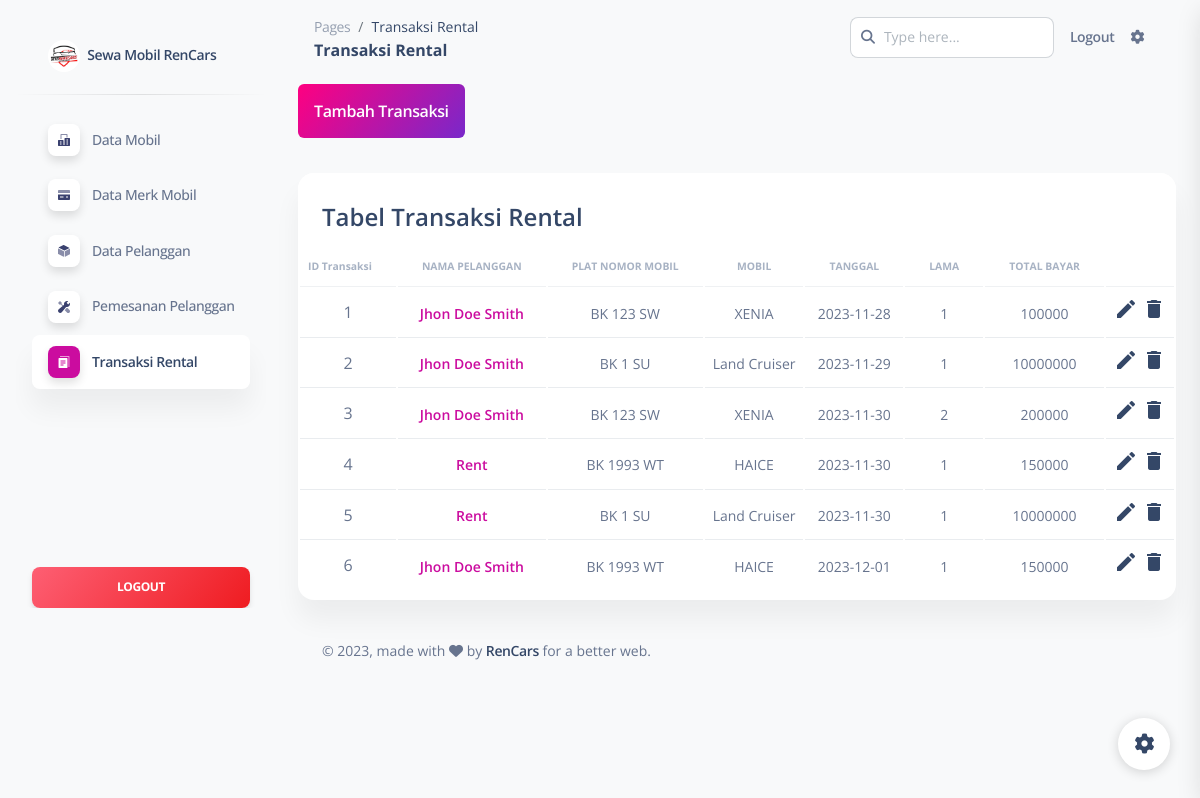
The app's page /admin/pages/transaksi.php (signed in) with its own data.
### tables this page shows
CREATE TABLE `transaksi` (
  `id_transaksi` int(11) NOT NULL,
  `pelanggan` varchar(20) DEFAULT NULL,
  `plat_mobil` char(10) DEFAULT NULL,
  `tanggal` date DEFAULT NULL,
  `lama` int(11) DEFAULT NULL,
  `total_bayar` int(11) DEFAULT NULL
);

CREATE TABLE `pelanggan` (
  `nik` varchar(20) NOT NULL,
  `nama_pelanggan` varchar(50) DEFAULT NULL,
  `alamat` varchar(50) DEFAULT NULL,
  `no_hp` varchar(20) DEFAULT NULL,
  `kode_unik` varchar(20) DEFAULT NULL
);

CREATE TABLE `mobil` (
  `plat_nomor` char(10) NOT NULL,
  `id_merk` int(11) DEFAULT NULL,
  `nama_mobil` varchar(50) DEFAULT NULL,
  `tahun_produksi` year(4) DEFAULT NULL,
  `harga` int(11) DEFAULT NULL
);

### admin/pages/transaksi.php (the view, shortened to what this page needs)
<?php
require "functions/functions.php";
$query = "SELECT * FROM transaksi, pelanggan, mobil
            WHERE transaksi.pelanggan = pelanggan.nik AND
            transaksi.plat_mobil = mobil.plat_nomor
            ORDER BY transaksi.tanggal";
$hasil = $conn->query($query);
?>
<!DOCTYPE html>
<html lang="en">
<head>
    <link href="../assets/css/nucleo-icons.css" rel="stylesheet" />
    <link href="../assets/css/nucleo-svg.css" rel="stylesheet" />
    <link href="../assets/css/nucleo-svg.css" rel="stylesheet" />
    <link id="pagestyle" href="../assets/css/soft-ui-dashboard.css?v=1.0.7" rel="stylesheet" />
</head>
<body class="g-sidenav-show  bg-gray-100">
    <aside class="sidenav navbar navbar-vertical navbar-expand-xs border-0 border-radius-xl my-3 fixed-start ms-3 mb-10" id="sidenav-main">
        <div class="sidenav-header">
            <a class="navbar-brand m-0" href="">
                <img src="../assets/img/logo.jpg" class="navbar-brand-img h-100 rounded-circle" alt="main_logo">
                <span class="ms-1 font-weight-bold">Sewa Mobil RenCars</span>
            </a>
        </div>
        <hr class="horizontal dark mt-0">
        <div class="collapse navbar-collapse  w-auto " id="sidenav-collapse-main">
            <ul class="navbar-nav">
                <li class="nav-item">
                    <a class="nav-link" href="mobil.php">
                        <div class="icon icon-shape icon-sm shadow border-radius-md bg-white text-center me-2 d-flex align-items-center justify-content-center">
                        </div>
                        <span class="nav-link-text ms-1">Data Mobil</span>
                    </a>
                </li>
                <li class="nav-item">
                    <a class="nav-link" href="merk.php">
                        <div class="icon icon-shape icon-sm shadow border-radius-md bg-white text-center me-2 d-flex align-items-center justify-content-center">
                        </div>
                        <span class="nav-link-text ms-1">Data Merk Mobil</span>
                    </a>
                </li>
                <li class="nav-item">
                    <a class="nav-link" href="pelanggan.php">
                        <div class="icon icon-shape icon-sm shadow border-radius-md bg-white text-center me-2 d-flex align-items-center justify-content-center">
                        </div>
                        <span class="nav-link-text ms-1">Data Pelanggan</span>
                    </a>
                </li>
                <li class="nav-item">
                    <a class="nav-link  " href="pesan.php">
                        <div class="icon icon-shape icon-sm shadow border-radius-md bg-white text-center me-2 d-flex align-items-center justify-content-center">
                        </div>
                        <span class="nav-link-text ms-1">Pemesanan Pelanggan</span>
                    </a>
                </li>
                <li class="nav-item">
                    <a class="nav-link active " href="transaksi.php">
                        <div class="icon icon-shape icon-sm shadow border-radius-md bg-white text-center me-2 d-flex align-items-center justify-content-center">
                        </div>
                        <span class="nav-link-text ms-1">Transaksi Rental</span>
                    </a>
                </li>
            </ul>
        </div>
        <div class="sidenav-footer mx-3">
            <a class="btn bg-gradient-danger mt-3 w-100" href="logout.php">Logout</a>
        </div>
    </aside>
    <main class="main-content position-relative max-height-vh-100 h-100 border-radius-lg ">
        <nav class="navbar navbar-main navbar-expand-lg px-0 mx-4 shadow-none border-radius-xl" id="navbarBlur" navbar-scroll="true">
            <div class="container-fluid py-1 px-3">
                <nav aria-label="breadcrumb">
                    <ol class="breadcrumb bg-transparent mb-0 pb-0 pt-1 px-0 me-sm-6 me-5">
                        <li class="breadcrumb-item text-sm"><a class="opacity-5 text-dark" href="javascript:;">Pages</a></li>
                        <li class="breadcrumb-item text-sm text-dark active" aria-current="page">Transaksi Rental</li>
                    </ol>
                    <h6 class="font-weight-bolder mb-0">Transaksi Rental</h6>
                </nav>
                <div class="collapse navbar-collapse mt-sm-0 mt-2 me-md-0 me-sm-4" id="navbar">
                    <div class="ms-md-auto pe-md-3 d-flex align-items-center">
                        <div class="input-group">
                            <span class="input-group-text text-body"><i class="fas fa-search" aria-hidden="true"></i></span>
                            <input type="text" class="form-control" placeholder="Type here...">
                        </div>
                    </div>
                    <ul class="navbar-nav  justify-content-end">
                        <li class="nav-item d-flex align-items-center">
                            <a href="logout.php" class="nav-link text-body font-weight-bold px-0">
                                <span class="d-sm-inline d-none">Logout</span>
                            </a>
                        </li>
                        <li class="nav-item px-3 d-flex align-items-center">
                            <a href="javascript:;" class="nav-link text-body p-0">
                                <i class="fa fa-cog fixed-plugin-button-nav cursor-pointer"></i>
                            </a>
                        </li>
                    </ul>
                </div>
            </div>
        </nav>
        <div class="container-fluid py-4">
            <div class="mb-5">
                <a href="functions/tambahtransaksi.php" class="p-3 rounded-2 bg-gradient-primary text-white text-bold">Tambah Transaksi</a>
            </div>
            <div class="row">
                <div class="col-12">
                    <div class="card mb-4">
                        <div class="card-header pb-0">
                            <h6 class="text-2xl text-bold">Tabel Transaksi Rental</h6>
                        </div>
                        <div class="card-body px-0 pt-0 pb-2">
                            <div class="table-responsive p-0">
                                <table class="table align-items-center mb-0 table-hover">
                                    <thead>
                                        <tr>
                                            <th class="text-center text-uppercas text-secondary text-xxs font-weight-bolder opacity-7 ps-2">ID Transaksi</th>
                                            <th class="text-center text-uppercase text-secondary text-xxs font-weight-bolder opacity-7">Nama Pelanggan</th>
                                            <th class="text-center text-uppercase text-secondary text-xxs font-weight-bolder opacity-7">Plat Nomor Mobil</th>
                                            <th class="text-center text-uppercase text-secondary text-xxs font-weight-bolder opacity-7">Mobil</th>
                                            <th class="text-center text-uppercase text-secondary text-xxs font-weight-bolder opacity-7">tanggal</th>
                                            <th class="text-center text-uppercase text-secondary text-xxs font-weight-bolder opacity-7">Lama</th>
                                            <th class="text-center text-uppercase text-secondary text-xxs font-weight-bolder opacity-7">Total Bayar</th>
                                            <th class="text-secondary opacity-7"></th>
                                        </tr>
                                    </thead>
                                    <tbody>
                                        <?php
                                        $nom = 1;
                                        while ($sewa = $hasil->fetch_assoc()) :
                                        ?>
                                            <tr>
                                                <td class="align-middle text-center text-"><?= $nom++ ?></td>
                                                <td class="align-middle text-center text-sm text-bold text-primary"><?= $sewa['nama_pelanggan'] ?></td>
                                                <td class="align-middle text-center text-sm"><?= $sewa['plat_mobil'] ?></td>
                                                <td class="align-middle text-center text-sm"><?= $sewa['nama_mobil'] ?></td>
                                                <td class="align-middle text-center text-sm"><?= $sewa['tanggal'] ?></td>
                                                <td class="align-middle text-center text-sm"><?= $sewa['lama'] ?></td>
                                                <td class="align-middle text-center text-sm"><?= $sewa['total_bayar'] ?></td>
                                                <td class="align-middle">
                                                    <a href="functions/edittransaksi.php?id=<?= $sewa['id_transaksi'] ?>"><i class="material-icons">edit</i></a>
                                                    <a href="functions/hapustransaksi.php?id=<?= $sewa['id_transaksi'] ?>"><i class="material-icons" onclick=" return confirm ('Apakah Anda Yakin Ingin Menghapus data Ini ?');">delete</i></a>
                                                </td>
                                            </tr>
                                        <?php endwhile;
                                        ?>
                                    </tbody>
                                </table>
                            </div>
                        </div>
                    </div>
                </div>
            </div>
            <footer class="footer pt-3  ">
                <div class="container-fluid">
                    <div class="row align-items-center justify-content-lg-between">
                        <div class="col-lg-6 mb-lg-0 mb-4">
                            <div class="copyright text-center text-sm text-muted text-lg-start">
                                © ,
                                made with <i class="fa fa-heart"></i> by
                                <a href="" class="font-weight-bold">RenCars</a>
                                for a better web.
                            </div>
                        </div>
                    </div>
                </div>
            </footer>
        </div>
    </main>
    <div class="fixed-plugin">
        <a class="fixed-plugin-button text-dark position-fixed px-3 py-2">
            <i class="fa fa-cog py-2"> </i>
        </a>
    </div>
</body>
</html>

### admin/assets/css/nucleo-svg.css (style rules this page uses)
.icon { display: inline-block; color: #111111; height: 1em; width: 1em; }
.icon-sm { height: 0.8em; width: 0.8em; }
.icon { fill: currentColor; stroke: none; }

### records on screen
transaksi: pelanggan.nama_pelanggan "Jhon Doe Smith", plat_mobil "BK 123 SW", mobil.nama_mobil "XENIA", tanggal "2023-11-28", lama "1", total_bayar "100000"
transaksi: pelanggan.nama_pelanggan "Jhon Doe Smith", plat_mobil "BK 1 SU", mobil.nama_mobil "Land Cruiser", tanggal "2023-11-29", lama "1", total_bayar "10000000"
transaksi: pelanggan.nama_pelanggan "Jhon Doe Smith", plat_mobil "BK 123 SW", mobil.nama_mobil "XENIA", tanggal "2023-11-30", lama "2", total_bayar "200000"
transaksi: pelanggan.nama_pelanggan "Rent", plat_mobil "BK 1993 WT", mobil.nama_mobil "HAICE", tanggal "2023-11-30", lama "1", total_bayar "150000"
transaksi: pelanggan.nama_pelanggan "Rent", plat_mobil "BK 1 SU", mobil.nama_mobil "Land Cruiser", tanggal "2023-11-30", lama "1", total_bayar "10000000"
transaksi: pelanggan.nama_pelanggan "Jhon Doe Smith", plat_mobil "BK 1993 WT", mobil.nama_mobil "HAICE", tanggal "2023-12-01", lama "1", total_bayar "150000"
